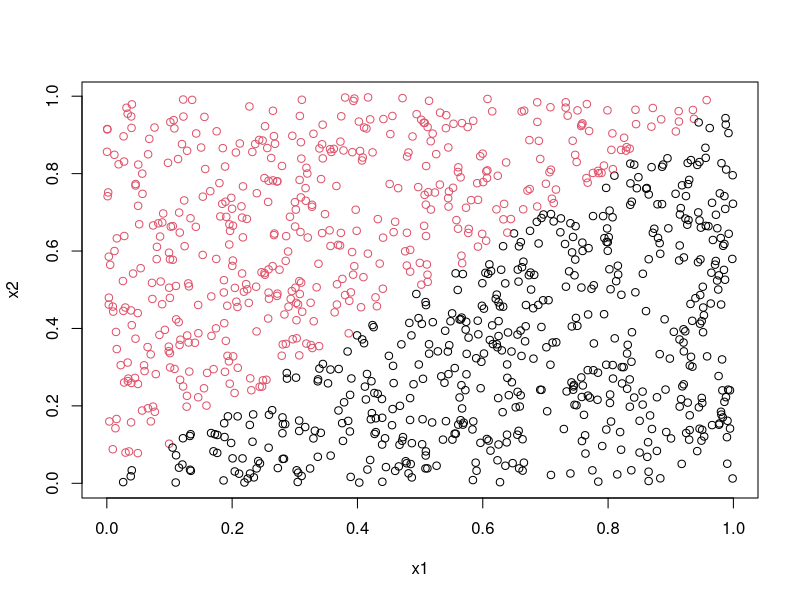
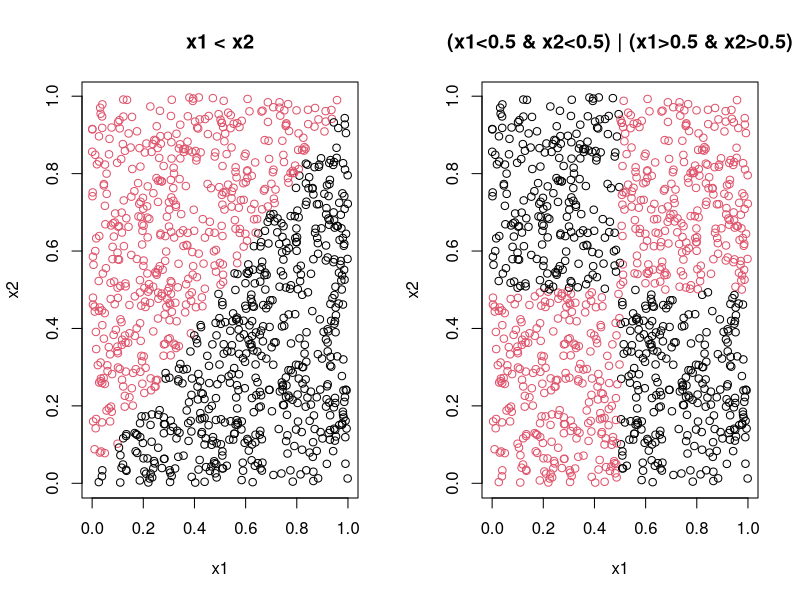

Here is the R script that generated these plots, in order: (Note: a time limit stopped this script after it produced the figures.)
## ---- chunk 1
knitr::opts_chunk$set(echo = TRUE)
## ---- chunk 2
library(randomForest)
library(gridExtra)
library(ggplot2)

# Training 
x1<-runif(100)
x2<-runif(100)
trdata<-cbind(x1,x2)
y<-as.numeric(x1<x2)
trlabels<-as.factor(y)

# Test
set.seed(1234)
x1<-runif(1000)
x2<-runif(1000)
tedata<-cbind(x1,x2)
y<-as.numeric(x1<x2)
telabels<-as.factor(y)
plot(x1,x2,col=(y+1))

# miss class function
missclass=function(X){
  n=sum(X)
  a = sum(diag(X))/n
  return(1-a)
}
## ---- chunk 3
# first dot
n = 1000

ms_error1 <- c()
ms_error10 <- c()
ms_error100 <- c()
for(i in 1:n){
  x1<-runif(100)
  x2<-runif(100)
  trdata<-cbind(x1,x2)
  y1<-as.numeric(x1<x2)
  trlabels<-as.factor(y1)
  df <- data.frame(x1, x2, trlabels)
  
  set.seed(1234)
  x1<-runif(1000)
  x2<-runif(1000)
  tedata<-cbind(x1,x2)
  y<-as.numeric(x1<x2)
  telabels<-as.factor(y)

  model1 <- randomForest(trlabels ~ x1 + x2, data = df, nodesize=25, keep.forest = TRUE,
                            ntree = 1)
  
  model2 <- randomForest(trlabels ~ x1 + x2, data = df, nodesize=25, keep.forest = TRUE,
                          ntree = 10)
  
  model3 <- randomForest(trlabels ~ x1 + x2, data = df, nodesize=25, keep.forest = TRUE,
                          ntree = 100)
  
  pred1 <- predict(model1, tedata)
  pred2 <- predict(model2, tedata)
  pred3 <- predict(model3, tedata)

  confusion_matrix_1 = table(y, pred1)
  confusion_matrix_10 = table(y, pred2)
  confusion_matrix_100 = table(y, pred3)
  
  ms_error1 <- append(ms_error1, missclass(confusion_matrix_1))
  ms_error10 <- append(ms_error10, missclass(confusion_matrix_10))
  ms_error100 <- append(ms_error100, missclass(confusion_matrix_100))
  
}
## ---- chunk 4

df = data.frame(mean=c(mean(ms_error1), mean(ms_error10), mean(ms_error100)),
                variance=c(var(ms_error1), var(ms_error10), var(ms_error100)))
rownames(df) <- c("K = 1", "K = 10", "K = 100")
knitr::kable(df)
## ---- chunk 5
set.seed(1234)
x1<-runif(1000)
x2<-runif(1000)
tedata<-cbind(x1,x2)
y<-as.numeric(x1 < 0.5)
telabels<-as.factor(y)

n = 1000

ms2_error1 <- c()
ms2_error10 <- c()
ms2_error100 <- c()
for(i in 1:n){
  x1<-runif(100)
  x2<-runif(100)
  trdata<-cbind(x1,x2)
  y1<-as.numeric(x1 < 0.5)
  trlabels<-as.factor(y1)
  df <- data.frame(x1, x2, trlabels)
  

  model1 <- randomForest(trlabels ~ x1 + x2, data = df, nodesize=25, keep.forest = TRUE,
                         ntree = 1)
  
  model2 <- randomForest(trlabels ~ x1 + x2, data = df, nodesize=25, keep.forest = TRUE,
                         ntree = 10)
  
  model3 <- randomForest(trlabels ~ x1 + x2, data = df, nodesize=25, keep.forest = TRUE,
                         ntree = 100)
  
  pred1 <- predict(model1, tedata)
  pred2 <- predict(model2, tedata)
  pred3 <- predict(model3, tedata)
  
  confusion_matrix_1 = table(telabels, pred1)
  confusion_matrix_10 = table(telabels, pred2)
  confusion_matrix_100 = table(telabels, pred3)
  
  ms2_error1 <- append(ms2_error1, missclass(confusion_matrix_1))
  ms2_error10 <- append(ms2_error10, missclass(confusion_matrix_10))
  ms2_error100 <- append(ms2_error100, missclass(confusion_matrix_100))
}
## ---- chunk 6
df = data.frame(mean=c(mean(ms2_error1), mean(ms2_error10), mean(ms2_error100)),
                variance=c(var(ms2_error1), var(ms2_error10), var(ms2_error100)))
rownames(df) <- c("K = 1", "K = 10", "K = 100")
knitr::kable(df)
## ---- chunk 7
set.seed(1234)
x1<-runif(1000)
x2<-runif(1000)
tedata<-cbind(x1,x2)
y<-as.numeric((x1<0.5 & x2<0.5) | (x1>0.5 & x2>0.5))
telabels<-as.factor(y)

n = 1000

ms3_error1 <- c()
ms3_error10 <- c()
ms3_error100 <- c()
for(i in 1:n){
  x1<-runif(100)
  x2<-runif(100)
  trdata<-cbind(x1,x2)
  y1<-as.numeric ((x1<0.5 & x2<0.5) | (x1>0.5 & x2>0.5)) 
  trlabels<-as.factor(y1)
  df <- data.frame(x1, x2, trlabels)
  
  model1 <- randomForest(trlabels ~ x1 + x2, data = df, nodesize=12, keep.forest = TRUE,
                         ntree = 1)
  
  model2 <- randomForest(trlabels ~ x1 + x2, data = df, nodesize=12, keep.forest = TRUE,
                         ntree = 10)
  
  model3 <- randomForest(trlabels ~ x1 + x2, data = df, nodesize=12, keep.forest = TRUE,
                         ntree = 100)
  
  pred1 <- predict(model1, tedata)
  pred2 <- predict(model2, tedata)
  pred3 <- predict(model3, tedata)
  
  confusion_matrix_1 = table(y, pred1)
  confusion_matrix_10 = table(y, pred2)
  confusion_matrix_100 = table(y, pred3)
  
  ms3_error1 <- append(ms3_error1, missclass(confusion_matrix_1))
  ms3_error10 <- append(ms3_error10, missclass(confusion_matrix_10))
  ms3_error100 <- append(ms3_error100, missclass(confusion_matrix_100))
}
## ---- chunk 8
df = data.frame(mean=c(mean(ms3_error1), mean(ms3_error10), mean(ms3_error100)),
                variance=c(var(ms3_error1), var(ms3_error10), var(ms3_error100)))
rownames(df) <- c("K = 1", "K = 10", "K = 100")
knitr::kable(df)
## ---- chunk 9
par(mfrow=c(1,2))

# Visualazing test dataset 1
set.seed(1234)
x1<-runif(1000)
x2<-runif(1000)
tedata<-cbind(x1,x2)
y<-as.numeric(x1<x2)
telabels<-as.factor(y)
plot(x1,x2,col=(y+1), main = "x1 < x2")

# Visualazing test dataset 3
set.seed(1234)
x1 <- runif(1000)
x2 <- runif(1000)
tedata <- cbind(x1,x2)
y <- as.numeric((x1<0.5 & x2<0.5) | (x1>0.5 & x2>0.5))
telabels <- as.factor(y)
plot(x1,x2,col=(y+1), main = "(x1<0.5 & x2<0.5) | (x1>0.5 & x2>0.5)")


## ---- chunk 10
for (m_values in 2:4){
  set.seed(1234567890)
  max_it <- 100 # max number of EM iterations
  min_change <- 0.1 # min change in log lik between two consecutive iterations
  n=1000 # number of training points
  D=10 # number of dimensions
  x <- matrix(nrow=n, ncol=D) # training data
  true_pi <- vector(length = 3) # true mixing coefficients
  true_mu <- matrix(nrow=3, ncol=D) # true conditional distributions
  true_pi=c(1/3, 1/3, 1/3)
  true_mu[1,]=c(0.5,0.6,0.4,0.7,0.3,0.8,0.2,0.9,0.1,1)
  true_mu[2,]=c(0.5,0.4,0.6,0.3,0.7,0.2,0.8,0.1,0.9,0)
  true_mu[3,]=c(0.5,0.5,0.5,0.5,0.5,0.5,0.5,0.5,0.5,0.5)
  # plot(true_mu[1,], type="o", col="blue", ylim=c(0,1))
  # points(true_mu[2,], type="o", col="red")
  # points(true_mu[3,], type="o", col="green")
  # Producing the training data
  for(i in 1:n) {
    m <- sample(1:3,1,prob=true_pi)
    for(d in 1:D) {
      x[i,d] <- rbinom(1,1,true_mu[m,d])
    }
  }
  M=m_values # number of clusters
  w <- matrix(nrow=n, ncol=M) # weights
  pi <- vector(length = M) # mixing coefficients
  mu <- matrix(nrow=M, ncol=D) # conditional distributions
  llik <- vector(length = max_it) # log likelihood of the EM iterations
  # Random initialization of the parameters
  pi <- runif(M,0.49,0.51)
  pi <- pi / sum(pi)
  for(m in 1:M) {
    mu[m,] <- runif(D,0.49,0.51)
  }
  pi
  mu

  for(it in 1:max_it) {
    Sys.sleep(0.5)
    # E-step: Computation of the weights
    for (N in 1:n){
      px = c()
      for (m in 1:M){
        bern = 1
        for (d in 1:D){
          bern = bern * (mu[m,d]**x[N,d])*((1-mu[m,d])**(1-x[N,d]))
        }
        px[m]= (pi[m] * bern)
      }
      for (m in 1:M){
        w[N,m] = px[m]/sum(px) 
      }
    }
    #Log likelihood computation.
    difference = 0
    for (N in 1:n){
      logpx = c()
      for (m in 1:M){
        logbern = 0
        for (d in 1:D){
          logbern = logbern + x[N,d]*log(mu[m,d])+(1-x[N,d])*log(1-mu[m,d])
        }
        logpx[m]= log(pi[m]) + logbern
        difference = difference + w[N,m]*logpx[m]
      }
    }
    llik[it] = difference
    #cat("iteration: ", it, "log likelihood: ", llik[it], "\n")
    #flush.console()
    # Stop if the lok likelihood has not changed significantly
    if(it > 1){
      if(abs(llik[it] - llik[it - 1]) <= 0.1){
        break
      }
    }
    #M-step: ML parameter estimation from the data and weights
    mu <- t(w) %*% x/colSums(w)
    # Pi calulcation
    pi <- colSums(w) / nrow(x)
  }
  
  if(M==2){
    df_mu = data.frame(mu[1,],mu[2,],1:D)
    df_llik = data.frame(1:it,llik[1:it])
    colnames(df_mu) =c("mu_1","mu_2","Dimensions")
    colnames(df_llik) = c("Iterations","llik_iterations")
    p_1 = ggplot(df_mu, aes(x=Dimensions))+
      geom_line(aes(y=mu_1),color="red")+
      geom_line(aes(y=mu_2),color="blue")+
      ylab("Mu")+ggtitle("Mu for M=2")
    
    pl_1 = ggplot(df_llik, aes(x=Iterations))+
      geom_line(aes(y=llik_iterations))+
      ylab("Loglikelihood")+ggtitle("Loglikelihood for M=2")
  }
  else if(M==3){
    df_mu = data.frame(mu[1,],mu[2,],mu[3,],1:D)
    df_llik = data.frame(1:it,llik[1:it])
    colnames(df_mu) =c("mu_1","mu_2","mu_3","Dimensions")
    colnames(df_llik) = c("Iterations","llik_iterations")
    p_2 = ggplot(df_mu, aes(x=Dimensions))+
      geom_line(aes(y=mu_1),color="red")+
      geom_line(aes(y=mu_2),color="blue")+
      geom_line(aes(y=mu_3))+
      ylab("Mu")+ggtitle("Mu for M=3")
    
    pl_2 = ggplot(df_llik, aes(x=Iterations))+
      geom_line(aes(y=llik_iterations))+
      ylab("Loglikelihood")+ggtitle("Loglikelihood for M=3")
    
  }
  else if(M==4){
    df_mu = data.frame(mu[1,],mu[2,],mu[3,],mu[4,],1:D)
    df_llik = data.frame(1:it,llik[1:it])
    colnames(df_mu) =c("mu_1","mu_2","mu_3","mu_4","Dimensions")
    colnames(df_llik) = c("Iterations","llik_iterations")
    p_3 = ggplot(df_mu, aes(x=Dimensions))+
      geom_line(aes(y=mu_1),color="red")+
      geom_line(aes(y=mu_2),color="blue")+
      geom_line(aes(y=mu_3))+
      geom_line(aes(y=mu_4),color="cyan")+
      ylab("Mu")+ggtitle("Mu for M=4")
    
    pl_3 = ggplot(df_llik, aes(x=Iterations))+
      geom_line(aes(y=llik_iterations))+
      ylab("Loglikelihood")+ggtitle("Loglikelihood for M=4")
    
  }
}
grid.arrange(p_1, p_2,p_3, ncol=3)
grid.arrange(pl_1, pl_2,pl_3, ncol=3)
